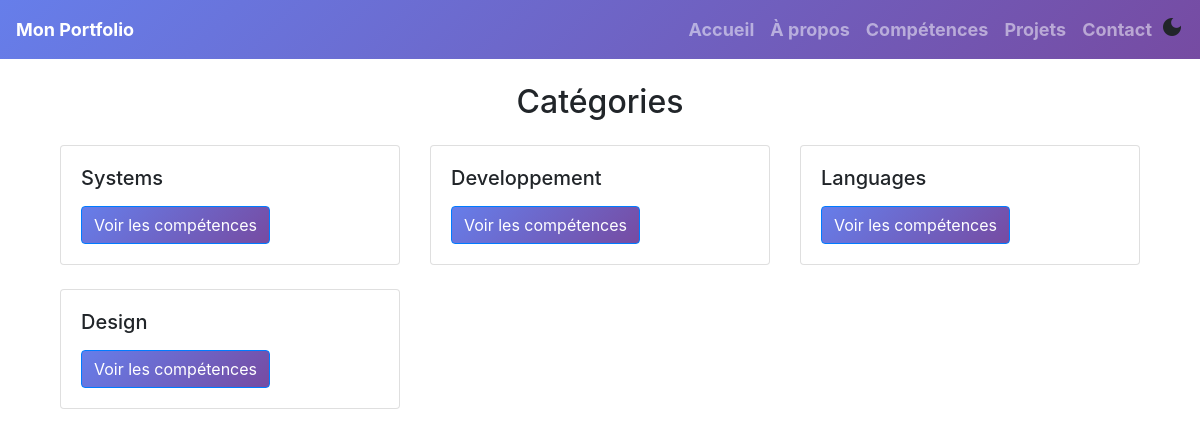
Page /categories/ on the committed database.
### portfolio/models.py (models this page shows, shortened)
class Category(models.Model):
    name = models.CharField(max_length=100)

### portfolio/views.py (the view)
# urls.py: path("categories/", views.categories, name="categories"),
def categories(request):
    categories = Category.objects.all()
    context = {"categories": categories}
    return render(request, "portfolio/categories.html", context)

### portfolio/templates/portfolio/categories.html (shortened to what this page needs)
{% extends 'portfolio/base.html' %}
{% block content %}
<div class="container">
    <h2 class="text-center mb-4">Catégories</h2>
    <div class="row">
        {% for category in categories %}
        <div class="col-md-4">
            <div class="card mb-4">
                <div class="card-body">
                    <h5 class="card-title">{{ category.name }}</h5>
                    <a href="{% url 'portfolio:category_skills' category.pk %}" class="btn btn-primary">Voir les
                        compétences</a>
                </div>
            </div>
        </div>
        {% endfor %}
    </div>
</div>
{% endblock %}

### portfolio/static/portfolio/css/dark-mode.css (style rules this page uses)
body { transition: background-color 0.5s; }

### portfolio/templates/portfolio/base.html (style rules this page uses)
.btn { background: linear-gradient(135deg, #667eea 0%, #764ba2 100%); }

### rows in the picture
Category: name "Systems"
Category: name "Developpement"
Category: name "Languages"
Category: name "Design"
